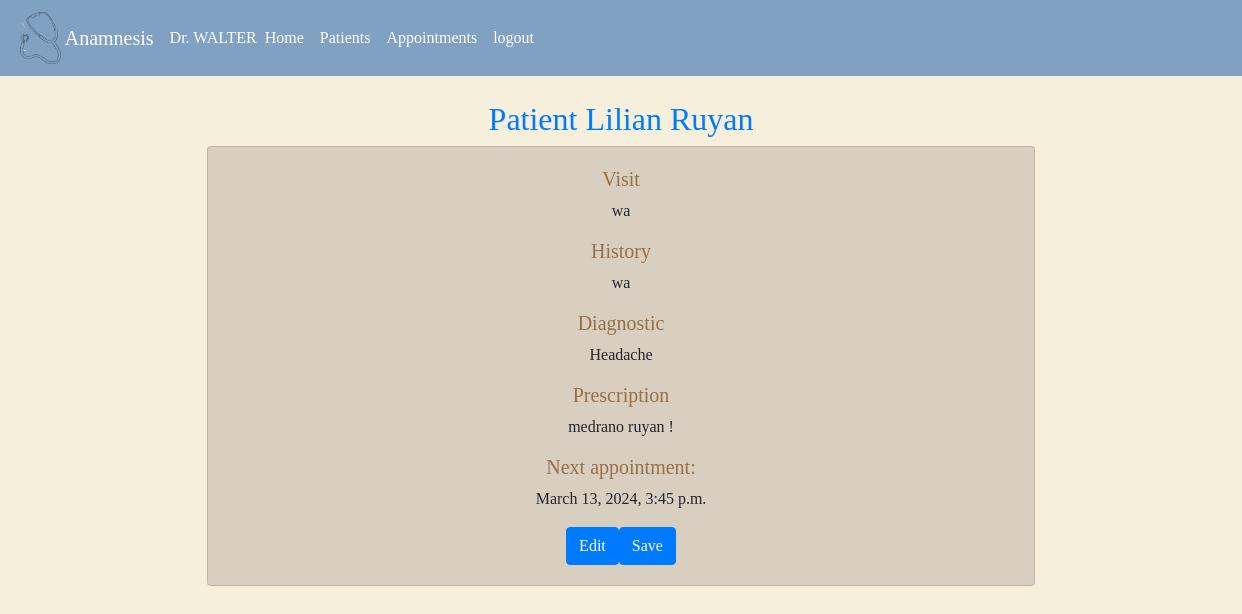
Page /fileview/1 (signed in) on the earlier database version.
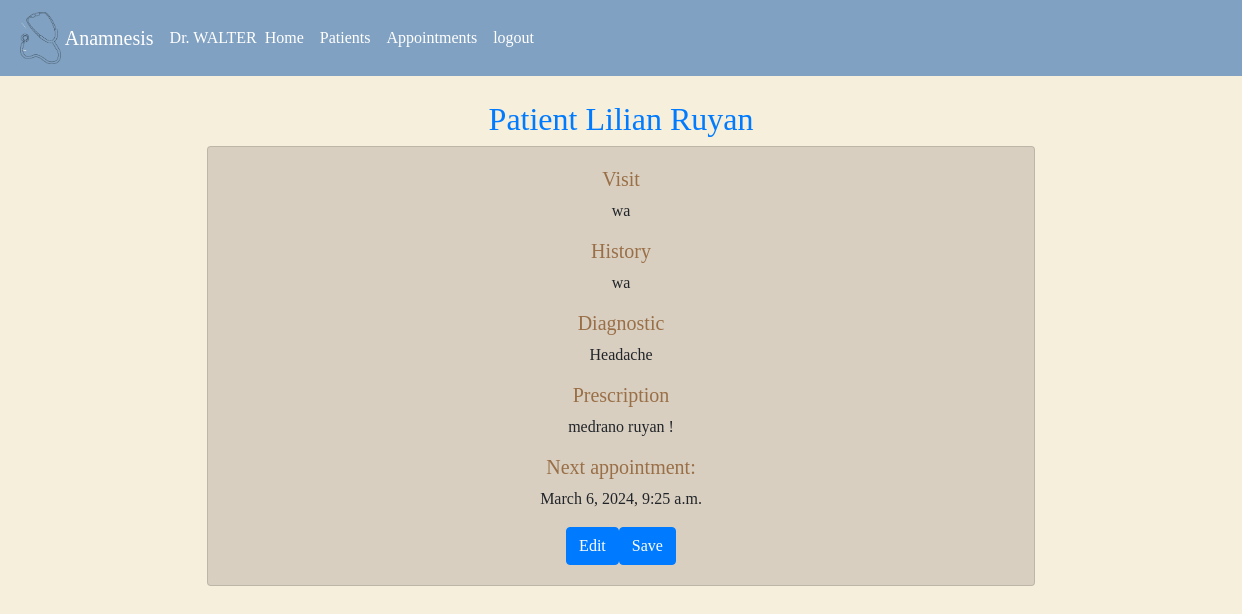
Same page on the later database version.
### anamnesis/models.py (models this page shows)
class Patienthistory(models.Model):
    patient = models.ForeignKey(Patient, on_delete=models.CASCADE, blank=True, null=True, related_name="patient_history")
    date = models.DateTimeField() #date the file was created
    diagnostic =models.CharField(max_length=500, blank=True, null=True)
    history =models.CharField(max_length=500, blank=True, null=True) # Explanation of the symptoms
    prescription = models.CharField(max_length=500, blank=True, null=True)
    visit = models.CharField(max_length=30, blank=True, null=True) # Reason the patient is visiting
    nextappointment = models.DateTimeField(null=True, blank=True)

class Patient(models.Model):
    doctor = models.ForeignKey(User, on_delete=models.CASCADE, blank=True, null=True, related_name="patients")
    name = models.CharField(max_length=25, blank=True)
    lastname = models.CharField(max_length=25, blank=True)
    address = models.CharField(max_length=50, blank=True, null=True)
    city = models.CharField(max_length=30, blank=True, null=True)
    state = models.CharField(max_length=20, blank=True, null=True)
    phonenumber = models.CharField(max_length=15, blank=True, null=True)
    date = models.DateTimeField(null=True)
    def __str__(self):
        return f"Patient {self.name} {self.lastname}"

### anamnesis/views.py (the view)
# urls.py: path("fileview/<int:file_id>", views.fileview, name="fileview"),
def fileview(request, file_id):
    fileofpatient = Patienthistory.objects.get(pk=file_id)
    return render(request, "anamnesis/fileview.html", {
        "fileofpatient": fileofpatient,
    })

### anamnesis/templates/anamnesis/fileview.html (shortened to what this page needs)
{% extends "anamnesis/layout.html" %}
{% load static %}
{% block body %}
{% if user.is_authenticated %}
<a href="{% url 'file' fileofpatient.patient.id%}"><h2 class="mt-4" style="text-align: center;">{{fileofpatient.patient}}</h2></a>
        <div class="card container col-sm-8" style="text-align: center;">
            <div class="card-body">
                <h5 class="card-title mb-2">Visit</h5>
                <p class="card-text">{{fileofpatient.visit}}</p>
                <h5 class="card-subtitletitle mb-2">History</h5>
                <p class="card-text">{{fileofpatient.history}}</p>
                <h5 class="card-title mb-2">Diagnostic</h5>
                <p id="diagnostic_{{fileofpatient.id}}" class="card-text">{{fileofpatient.diagnostic}}</p>
                <h5 class="card-title mb-2">Prescription</h5>
                <p id="prescription_{{fileofpatient.id}}" class="card-text">{{fileofpatient.prescription}}</p>
                <h5 class="card-title mb-2">Next appointment:</h5>
                <p id="nextappointment_{{fileofpatient.id}}" class="card-text">{{fileofpatient.nextappointment}}</p>
                <button type="button" class="btn btn-primary" onclick="edit({{fileofpatient.id}})">Edit</button><button type="button" class="btn btn-primary" onclick="save({{fileofpatient.id}})">Save</button>
            </div>
        </div>
{% else %}
<h1>403  You do not have access. Log in</h1>
{% endif %}
{% endblock %}

Differences in the rows shown:
changed Patienthistory "wa": nextappointment "March 13, 2024, 3:45 p.m." → "March 6, 2024, 9:25 a.m."
